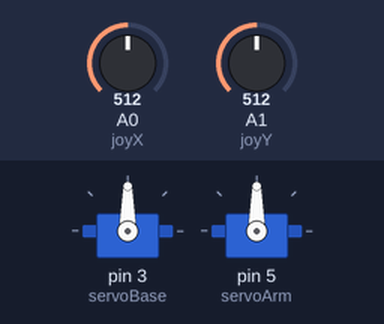
The sketch below on a simulated Arduino Uno, built with avr-gcc and run on an emulated ATmega328P. Parts: 2 × servo. Inputs (shaded band) come from the test bench; at power-on: A0 (joyX) = 512, A1 (joyY) = 512.

Above: at 1.2 s.
1.3 s: A0 (joyX) set to 716
At 3.0 s:
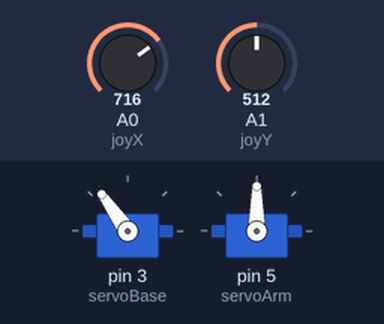
3.3 s: A1 (joyY) set to 900
At 5.4 s:
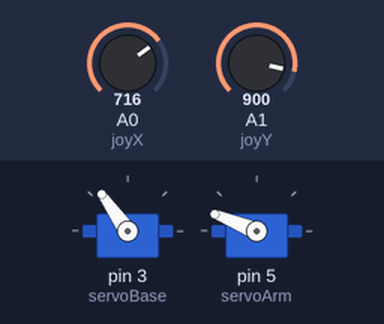
5.8 s: A0 (joyX) set to 1023
At 7.8 s:
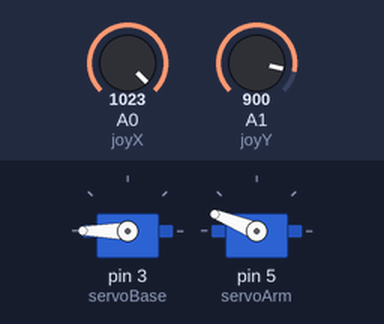
8.1 s: A1 (joyY) set to 306
At 10.7 s:
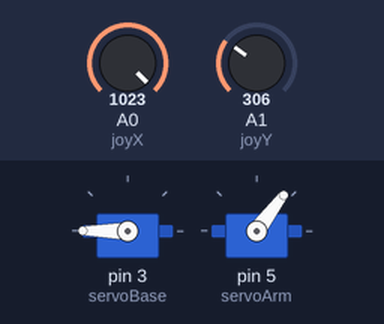
11.1 s: A0 (joyX) set to 0
At 11.57 s:
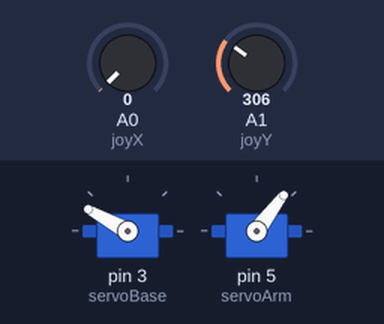
14.1 s: A1 (joyY) set to 122
At 15.8 s:
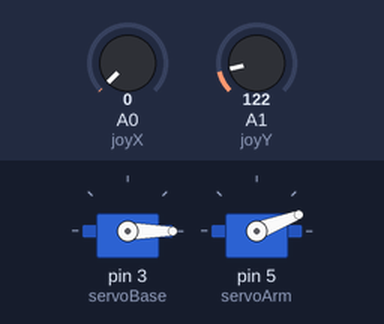
Timing chart, 0 to 17.0 s (numbered marks = the images above; inputs shaded):
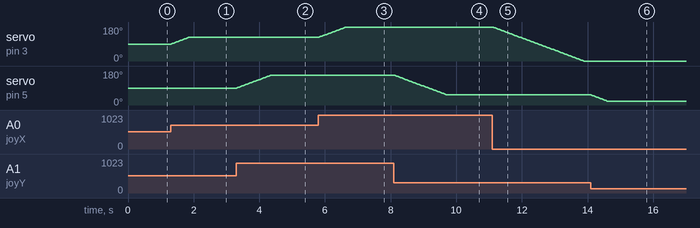

Measured:
- after the input at 1.3 s, servo on pin 3 (servoBase): moves from 90° to 125° over 0.53 s, starting at once
- after the input at 3.3 s, servo on pin 5 (servoArm): moves from 90° to 158° over 1.0 s, starting at once
- after the input at 5.8 s, servo on pin 3 (servoBase): moves from 125° to 180° over 0.84 s, starting at once
- after the input at 8.1 s, servo on pin 5 (servoArm): moves from 158° to 53° over 1.6 s, starting at once
- after the input at 11.1 s, servo on pin 3 (servoBase): moves from 180° to 0° over 2.8 s, starting at once
- after the input at 14.1 s, servo on pin 5 (servoArm): moves from 53° to 21° over 0.48 s, starting at once

The sketch:

51.ino
```cpp
#include <Servo.h>

Servo servoBase; // The one on the table
Servo servoArm;  // The "hanged" one

// Use A0 and A1 for joysticks
int joyX = A0;
int joyY = A1;

int currentPos1 = 90;
int currentPos2 = 90;

void setup() {
  servoBase.attach(3);
  servoArm.attach(5);

  servoBase.write(currentPos1);
  servoArm.write(currentPos2);
}

void loop() {
  // Read joystick and map to degrees
  int targetX = map(analogRead(joyX), 0, 1023, 0, 180);
  int targetY = map(analogRead(joyY), 0, 1023, 0, 180);

  // MOVE BOTH AT ONCE: Step current position toward target
  if (currentPos1 < targetX) currentPos1++;
  else if (currentPos1 > targetX) currentPos1--;

  if (currentPos2 < targetY) currentPos2++;
  else if (currentPos2 > targetY) currentPos2--;

  // Write updated positions
  servoBase.write(currentPos1);
  servoArm.write(currentPos2);

  delay(15); // Adjust this for speed (lower is faster)
}
```
